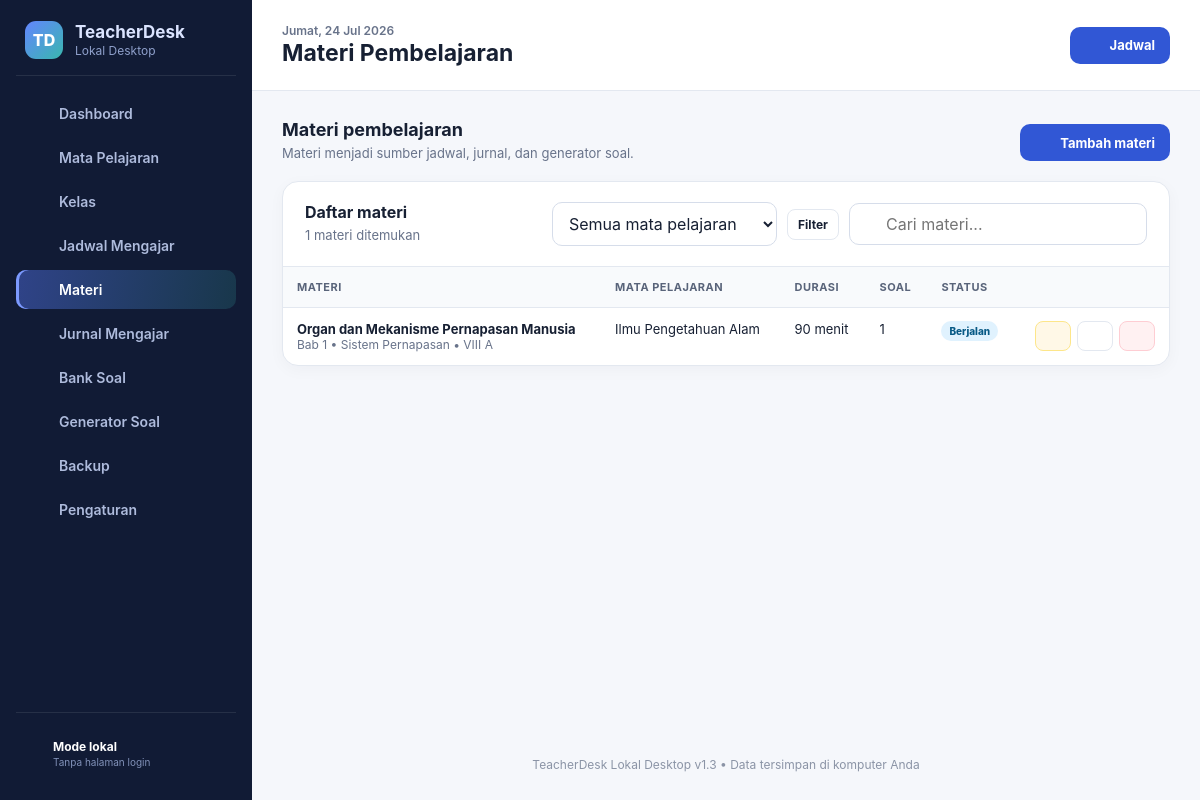
The page /index.php?page=materials on the database its author committed.
### tables this page shows
CREATE TABLE materials (
    id BIGINT UNSIGNED AUTO_INCREMENT PRIMARY KEY,
    subject_id BIGINT UNSIGNED NOT NULL,
    class_id BIGINT UNSIGNED NULL,
    chapter VARCHAR(190) NULL,
    title VARCHAR(220) NOT NULL,
    learning_objective TEXT NULL,
    content LONGTEXT NOT NULL,
    estimated_minutes INT UNSIGNED NOT NULL DEFAULT 0,
    source_reference TEXT NULL,
    attachment_path VARCHAR(255) NULL,
    status ENUM('planned','in_progress','completed') NOT NULL DEFAULT 'planned',
    created_at TIMESTAMP DEFAULT CURRENT_TIMESTAMP,
    updated_at TIMESTAMP DEFAULT CURRENT_TIMESTAMP ON UPDATE CURRENT_TIMESTAMP,
    CONSTRAINT fk_material_subject FOREIGN KEY (subject_id) REFERENCES subjects(id) ON DELETE RESTRICT ON UPDATE CASCADE,
    CONSTRAINT fk_material_class FOREIGN KEY (class_id) REFERENCES classes(id) ON DELETE SET NULL ON UPDATE CASCADE,
    INDEX idx_material_subject (subject_id),
    INDEX idx_material_status (status),
    FULLTEXT INDEX ft_material_text (title, content)
);

CREATE TABLE classes (
    id BIGINT UNSIGNED AUTO_INCREMENT PRIMARY KEY,
    name VARCHAR(100) NOT NULL,
    grade_level VARCHAR(120) NOT NULL,
    institution VARCHAR(190) NULL,
    room VARCHAR(100) NULL,
    student_count INT UNSIGNED NOT NULL DEFAULT 0,
    notes TEXT NULL,
    status ENUM('active','archived') NOT NULL DEFAULT 'active',
    created_at TIMESTAMP DEFAULT CURRENT_TIMESTAMP,
    updated_at TIMESTAMP DEFAULT CURRENT_TIMESTAMP ON UPDATE CURRENT_TIMESTAMP,
    INDEX idx_class_status (status),
    INDEX idx_class_name (name)
);

CREATE TABLE subjects (
    id BIGINT UNSIGNED AUTO_INCREMENT PRIMARY KEY,
    name VARCHAR(150) NOT NULL,
    grade_level VARCHAR(120) NOT NULL,
    semester VARCHAR(20) NOT NULL DEFAULT 'Ganjil',
    academic_year VARCHAR(20) NOT NULL,
    curriculum VARCHAR(120) NULL,
    description TEXT NULL,
    learning_outcomes TEXT NULL,
    status ENUM('active','archived') NOT NULL DEFAULT 'active',
    created_at TIMESTAMP DEFAULT CURRENT_TIMESTAMP,
    updated_at TIMESTAMP DEFAULT CURRENT_TIMESTAMP ON UPDATE CURRENT_TIMESTAMP,
    INDEX idx_subject_status (status),
    INDEX idx_subject_name (name)
);

### index.php (called while the page is built, shortened)
<?php
$page = $_GET['page'] ?? 'dashboard';
require __DIR__ . '/includes/header.php';
require __DIR__ . '/includes/sidebar.php';
require __DIR__ . '/pages/' . $page . '.php';
require __DIR__ . '/includes/footer.php';

### pages/materials.php (the view, shortened to what this page needs)
<?php
$subjects=$db->query("SELECT id,name,grade_level FROM subjects WHERE status='active' ORDER BY name")->fetchAll();$classes=$db->query("SELECT id,name FROM classes WHERE status='active' ORDER BY name")->fetchAll();
$subjectFilter=(int)($_GET['subject_id']??0);$sql="SELECT m.*,s.name subject_name,c.name class_name,(SELECT COUNT(*) FROM questions q WHERE q.material_id=m.id) question_count FROM materials m JOIN subjects s ON s.id=m.subject_id LEFT JOIN classes c ON c.id=m.class_id";$params=[];if($subjectFilter){$sql.=' WHERE m.subject_id=?';$params[]=$subjectFilter;}$sql.=' ORDER BY m.updated_at DESC';$stmt=$db->prepare($sql);$stmt->execute($params);$materials=$stmt->fetchAll();
?>
<div class="section-title"><div><h2>Materi pembelajaran</h2><p>Materi menjadi sumber jadwal, jurnal, dan generator soal.</p></div><a class="btn btn-primary" href="<?= url('materials',['create'=>1]) ?>"><?= icon('plus',17) ?> Tambah materi</a></div>
<section class="card mt-3"><div class="card-header"><div><h2>Daftar materi</h2><p><?= count($materials) ?> materi ditemukan</p></div><form class="filter-bar" method="get"><input type="hidden" name="page" value="materials"><select class="form-control" name="subject_id"><option value="">Semua mata pelajaran</option><?php foreach($subjects as $item): ?><option value="<?= $item['id'] ?>" <?= selected($subjectFilter,$item['id']) ?>><?= e($item['name']) ?></option><?php endforeach; ?></select><button class="btn btn-secondary btn-sm">Filter</button><div class="search-box"><?= icon('search',17) ?><input class="form-control" placeholder="Cari materi..." data-filter-table="#material-table"></div></form></div><div class="table-wrap"><table class="data-table" id="material-table"><thead><tr><th>Materi</th><th>Mata pelajaran</th><th>Durasi</th><th>Soal</th><th>Status</th><th></th></tr></thead><tbody><?php foreach($materials as $item): ?><tr><td><strong><?= e($item['title']) ?></strong><div class="muted text-sm"><?= e($item['chapter']?:'Tanpa bab') ?><?= $item['class_name']?' • '.e($item['class_name']):'' ?></div><?php if($item['attachment_path']): ?><a class="text-sm" href="<?= e($item['attachment_path']) ?>" target="_blank">Buka lampiran</a><?php endif; ?></td><td><?= e($item['subject_name']) ?></td><td><?= (int)$item['estimated_minutes'] ?> menit</td><td><?= (int)$item['question_count'] ?></td><td><?= status_badge($item['status']) ?></td><td><div class="actions"><a class="btn btn-warning btn-sm" href="<?= url('generator',['material_id'=>$item['id']]) ?>"><?= icon('sparkles',14) ?></a><a class="btn btn-secondary btn-sm" href="<?= url('materials',['edit'=>$item['id']]) ?>"><?= icon('edit',14) ?></a><form method="post" data-confirm="Hapus materi dan lampirannya? Soal atau jadwal terkait dapat mencegah penghapusan."><?= csrf_field() ?><input type="hidden" name="action" value="delete_material"><input type="hidden" name="id" value="<?= $item['id'] ?>"><button class="btn btn-danger btn-sm"><?= icon('trash',14) ?></button></form></div></td></tr><?php endforeach; ?><?php if(!$materials): ?><tr><td colspan="6"><div class="empty-state"><h3>Belum ada materi</h3><p>Tambahkan materi untuk menghubungkannya ke jadwal dan membuat soal.</p></div></td></tr><?php endif; ?></tbody></table></div></section>

### app/helpers.php (shortened to what this page needs)
<?php
function e(?string $value): string
{
    return htmlspecialchars((string) $value, ENT_QUOTES, 'UTF-8');
}
function url(string $page = 'dashboard', array $params = []): string
{
    $params = array_merge(['page' => $page], $params);
    return 'index.php?' . http_build_query($params);
}
function status_badge(string $status): string
{
    $labels = [
        'active' => 'Aktif', 'archived' => 'Arsip', 'planned' => 'Direncanakan',
        'in_progress' => 'Berjalan', 'completed' => 'Selesai', 'scheduled' => 'Terjadwal',
        'done' => 'Terlaksana', 'postponed' => 'Ditunda', 'cancelled' => 'Dibatalkan',
        'assignment' => 'Diganti Tugas', 'draft' => 'Draf', 'reviewed' => 'Ditinjau',
        'approved' => 'Disetujui', 'rejected' => 'Ditolak',
    ];
    $class = match ($status) {
        'active', 'done', 'completed', 'approved' => 'success',
        'in_progress', 'reviewed' => 'info',
        'postponed', 'assignment', 'planned', 'scheduled', 'draft' => 'warning',
        'cancelled', 'rejected' => 'danger',
        default => 'neutral',
    };
    return '<span class="badge badge-' . $class . '">' . e($labels[$status] ?? ucfirst($status)) . '</span>';
}
function icon(string $name, int $size = 20): string
{
    $body = $paths[$name] ?? $paths['file'];
    return '<svg class="icon" width="' . $size . '" height="' . $size . '" viewBox="0 0 24 24" fill="none" stroke="currentColor" stroke-width="2" stroke-linecap="round" stroke-linejoin="round" aria-hidden="true">' . $body . '</svg>';
}

### assets/css/app.css (style rules this page uses)
:root { --primary:#3157d5;--primary-dark:#2443a9;--primary-soft:#eef2ff;--accent:#0d9488; --bg:#f5f7fb;--surface:#fff;--surface-2:#f8fafc;--text:#172033;--muted:#68738a; --border:#e3e8f0;--danger:#c9364b;--warning:#a76500;--success:#15803d;--info:#0369a1; --shadow:0 10px 30px rgba(25,40,75,.08);--radius:16px;--sidebar:252px; }
* { box-sizing:border-box }
html { font-family:Inter,ui-sans-serif,system-ui,-apple-system,"Segoe UI",sans-serif;color:var(--text);background:var(--bg) }
body { margin:0;min-height:100vh;min-width:1200px }
a { color:inherit;text-decoration:none }
button,input,select,textarea { font:inherit }
button { cursor:pointer }
.icon { flex:0 0 auto }
.card { background:var(--surface);border:1px solid var(--border);border-radius:var(--radius);box-shadow:0 4px 16px rgba(24,35,63,.035) }
.card-header { display:flex;align-items:flex-start;justify-content:space-between;gap:16px;padding:20px 22px;border-bottom:1px solid var(--border) }
.card-header h2,.card-header h3 { margin:0;font-size:16px }
.card-header p { margin:5px 0 0;color:var(--muted);font-size:13px }
.section-title { display:flex;justify-content:space-between;align-items:end;gap:20px;margin:28px 0 14px }
.section-title:first-child { margin-top:0 }
.section-title h2 { margin:0;font-size:18px }
.section-title p { margin:5px 0 0;color:var(--muted);font-size:13px }
.btn { border:1px solid transparent;border-radius:10px;padding:9px 14px;font-weight:700;font-size:13px;display:inline-flex;align-items:center;justify-content:center;gap:8px;transition:.18s;white-space:nowrap }
.btn-primary { background:var(--primary);color:#fff }
.btn-secondary { background:#fff;border-color:var(--border);color:var(--text) }
.btn-danger { background:#fff1f2;border-color:#fecdd3;color:var(--danger) }
.btn-warning { background:#fff8e7;border-color:#fde68a;color:var(--warning) }
.btn-sm { padding:7px 10px;font-size:12px;border-radius:8px }
.form-control { width:100%;border:1px solid #d6ddea;border-radius:10px;background:#fff;color:var(--text);padding:10px 12px;outline:none;transition:.15s }
.filter-bar { display:flex;align-items:center;gap:10px;flex-wrap:wrap }
.filter-bar .form-control { width:auto;min-width:150px }
.search-box { position:relative;min-width:230px }
.search-box .icon { position:absolute;left:11px;top:50%;transform:translateY(-50%);color:#8290aa }
.search-box input { padding-left:36px }
.table-wrap { overflow:auto }
.data-table { width:100%;border-collapse:collapse;min-width:720px }
.data-table th,.data-table td { text-align:left;padding:13px 14px;border-bottom:1px solid var(--border);font-size:13px;vertical-align:top }
.data-table th { background:#f8fafc;color:#59647a;font-size:11px;text-transform:uppercase;letter-spacing:.045em;white-space:nowrap }
.data-table tr:last-child td { border-bottom:0 }
.actions { display:flex;gap:6px;justify-content:flex-end }
.badge { display:inline-flex;align-items:center;border-radius:999px;padding:4px 8px;font-size:10px;font-weight:800 }
.badge-info { background:#e0f2fe;color:#075985 }
.muted { color:var(--muted) }
.text-sm { font-size:12px }
.mt-3 { margin-top:20px }

### rows shown on the page
materials: title "Organ dan Mekanisme Pernapasan Manusia", chapter "Bab 1 • Sistem Pernapasan", class.name "VIII A", subject.name "Ilmu Pengetahuan Alam", estimated_minutes "90", question_count "1", status "Berjalan", $size 14 (drawn)

### other values the page prints
$label "Dashboard"
$label "Mata Pelajaran"
$label "Kelas"
$label "Jadwal Mengajar"
$label "Materi"
$label "Jurnal Mengajar"
$label "Bank Soal"
$label "Generator Soal"
$label "Backup"
$label "Pengaturan"
count($materials) "1"
